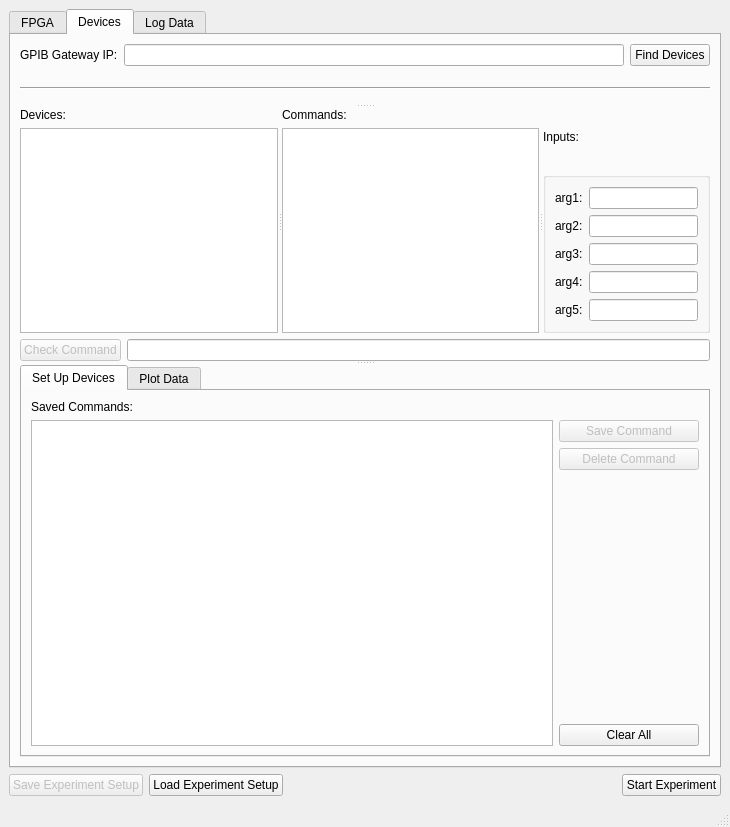
<?xml version="1.0" encoding="UTF-8"?>
<ui version="4.0">
 <class>MainWindow</class>
 <widget class="QMainWindow" name="MainWindow">
  <property name="enabled">
   <bool>true</bool>
  </property>
  <property name="geometry">
   <rect>
    <x>0</x>
    <y>0</y>
    <width>730</width>
    <height>827</height>
   </rect>
  </property>
  <property name="windowTitle">
   <string>MainWindow</string>
  </property>
  <widget class="QWidget" name="centralwidget">
   <layout class="QVBoxLayout" name="verticalLayout_12">
    <item>
     <widget class="QTabWidget" name="tabWidgetMain">
      <property name="tabPosition">
       <enum>QTabWidget::North</enum>
      </property>
      <property name="tabShape">
       <enum>QTabWidget::Rounded</enum>
      </property>
      <property name="currentIndex">
       <number>1</number>
      </property>
      <property name="elideMode">
       <enum>Qt::ElideRight</enum>
      </property>
      <widget class="QWidget" name="tab_7">
       <attribute name="title">
        <string>FPGA</string>
       </attribute>
       <layout class="QVBoxLayout" name="verticalLayout_16">
        <item>
         <layout class="QVBoxLayout" name="verticalLayout_13">
          <item>
           <widget class="QLabel" name="label_15">
            <property name="text">
             <string>Select the desired FPGA script from the drop down, or None if you don't need one.</string>
            </property>
           </widget>
          </item>
          <item>
           <widget class="QLabel" name="label_16">
            <property name="text">
             <string>If you do select one, you must also select the file or folder the FPGA will be outputting to.</string>
            </property>
           </widget>
          </item>
         </layout>
        </item>
        <item>
         <widget class="Line" name="line_2">
          <property name="orientation">
           <enum>Qt::Horizontal</enum>
          </property>
         </widget>
        </item>
        <item>
         <layout class="QHBoxLayout" name="horizontalLayout_17">
          <item>
           <widget class="QLabel" name="label_19">
            <property name="maximumSize">
             <size>
              <width>81</width>
              <height>16777215</height>
             </size>
            </property>
            <property name="text">
             <string>Select Script:</string>
            </property>
           </widget>
          </item>
          <item>
           <widget class="QComboBox" name="comboBoxFPGA">
            <item>
             <property name="text">
              <string>None</string>
             </property>
            </item>
           </widget>
          </item>
         </layout>
        </item>
        <item>
         <layout class="QHBoxLayout" name="horizontalLayout_15">
          <item>
           <widget class="QPushButton" name="pushButtonSelectFile">
            <property name="text">
             <string>Select Output File(s)</string>
            </property>
           </widget>
          </item>
          <item>
           <widget class="QPushButton" name="pushButtonSelectFolder">
            <property name="text">
             <string>Select Output Folder</string>
            </property>
           </widget>
          </item>
         </layout>
        </item>
        <item>
         <widget class="QScrollArea" name="scrollArea">
          <property name="sizePolicy">
           <sizepolicy hsizetype="Expanding" vsizetype="Expanding">
            <horstretch>0</horstretch>
            <verstretch>0</verstretch>
           </sizepolicy>
          </property>
          <property name="maximumSize">
           <size>
            <width>16777215</width>
            <height>16777215</height>
           </size>
          </property>
          <property name="widgetResizable">
           <bool>true</bool>
          </property>
          <widget class="QWidget" name="scrollAreaWidgetContents">
           <property name="geometry">
            <rect>
             <x>0</x>
             <y>0</y>
             <width>658</width>
             <height>510</height>
            </rect>
           </property>
           <layout class="QVBoxLayout" name="verticalLayout_14">
            <item>
             <widget class="QLabel" name="labelFPGALocation">
              <property name="text">
               <string>No File/Folder Selected</string>
              </property>
             </widget>
            </item>
           </layout>
          </widget>
         </widget>
        </item>
       </layout>
      </widget>
      <widget class="QWidget" name="tab_3">
       <attribute name="title">
        <string>Devices</string>
       </attribute>
       <layout class="QVBoxLayout" name="verticalLayout_11">
        <item>
         <layout class="QHBoxLayout" name="horizontalLayout_3">
          <item>
           <widget class="QLabel" name="label">
            <property name="text">
             <string>GPIB Gateway IP:</string>
            </property>
           </widget>
          </item>
          <item>
           <widget class="QLineEdit" name="lineEditIP">
            <property name="text">
             <string/>
            </property>
           </widget>
          </item>
          <item>
           <widget class="QPushButton" name="pushButtonFindDevices">
            <property name="text">
             <string>Find Devices</string>
            </property>
           </widget>
          </item>
         </layout>
        </item>
        <item>
         <widget class="QSplitter" name="splitter_vert">
          <property name="orientation">
           <enum>Qt::Vertical</enum>
          </property>
          <widget class="QSplitter" name="splitter_top">
           <property name="orientation">
            <enum>Qt::Vertical</enum>
           </property>
           <widget class="Line" name="line">
            <property name="orientation">
             <enum>Qt::Horizontal</enum>
            </property>
           </widget>
           <widget class="QWidget" name="layoutWidget_2">
            <layout class="QVBoxLayout" name="verticalLayout_5">
             <item>
              <widget class="QSplitter" name="splitter">
               <property name="orientation">
                <enum>Qt::Horizontal</enum>
               </property>
               <widget class="QWidget" name="layoutWidget_3">
                <layout class="QVBoxLayout" name="verticalLayout_2">
                 <item>
                  <widget class="QLabel" name="label_2">
                   <property name="text">
                    <string>Devices:</string>
                   </property>
                  </widget>
                 </item>
                 <item>
                  <widget class="QListWidget" name="listWidgetDevices"/>
                 </item>
                </layout>
               </widget>
               <widget class="QWidget" name="layoutWidget_4">
                <layout class="QVBoxLayout" name="verticalLayout_3">
                 <item>
                  <widget class="QLabel" name="label_3">
                   <property name="text">
                    <string>Commands:</string>
                   </property>
                  </widget>
                 </item>
                 <item>
                  <widget class="QListWidget" name="listWidgetCommands"/>
                 </item>
                </layout>
               </widget>
               <widget class="QWidget" name="layoutWidget_5">
                <layout class="QVBoxLayout" name="verticalLayoutArguments">
                 <item>
                  <widget class="QLabel" name="label_4">
                   <property name="text">
                    <string>Inputs:</string>
                   </property>
                  </widget>
                 </item>
                 <item>
                  <widget class="QGroupBox" name="groupBox">
                   <property name="title">
                    <string/>
                   </property>
                   <layout class="QVBoxLayout" name="verticalLayout_4">
                    <item>
                     <layout class="QVBoxLayout" name="verticalLayout">
                      <item>
                       <layout class="QHBoxLayout" name="horizontalLayout">
                        <item>
                         <widget class="QLabel" name="labelArg1">
                          <property name="text">
                           <string>arg1:</string>
                          </property>
                         </widget>
                        </item>
                        <item>
                         <widget class="QLineEdit" name="lineEditArg1">
                          <property name="sizePolicy">
                           <sizepolicy hsizetype="Expanding" vsizetype="Fixed">
                            <horstretch>0</horstretch>
                            <verstretch>0</verstretch>
                           </sizepolicy>
                          </property>
                          <property name="minimumSize">
                           <size>
                            <width>0</width>
                            <height>0</height>
                           </size>
                          </property>
                         </widget>
                        </item>
                       </layout>
                      </item>
                      <item>
                       <layout class="QHBoxLayout" name="horizontalLayout_4">
                        <item>
                         <widget class="QLabel" name="labelArg2">
                          <property name="text">
                           <string>arg2:</string>
                          </property>
                         </widget>
                        </item>
                        <item>
                         <widget class="QLineEdit" name="lineEditArg2">
                          <property name="minimumSize">
                           <size>
                            <width>0</width>
                            <height>0</height>
                           </size>
                          </property>
                         </widget>
                        </item>
                       </layout>
                      </item>
                      <item>
                       <layout class="QHBoxLayout" name="horizontalLayout_5">
                        <item>
                         <widget class="QLabel" name="labelArg3">
                          <property name="text">
                           <string>arg3:</string>
                          </property>
                         </widget>
                        </item>
                        <item>
                         <widget class="QLineEdit" name="lineEditArg3">
                          <property name="minimumSize">
                           <size>
                            <width>0</width>
                            <height>0</height>
                           </size>
                          </property>
                         </widget>
                        </item>
                       </layout>
                      </item>
                      <item>
                       <layout class="QHBoxLayout" name="horizontalLayout_6">
                        <item>
                         <widget class="QLabel" name="labelArg4">
                          <property name="text">
                           <string>arg4:</string>
                          </property>
                         </widget>
                        </item>
                        <item>
                         <widget class="QLineEdit" name="lineEditArg4">
                          <property name="minimumSize">
                           <size>
                            <width>0</width>
                            <height>0</height>
                           </size>
                          </property>
                         </widget>
                        </item>
                       </layout>
                      </item>
                      <item>
                       <layout class="QHBoxLayout" name="horizontalLayout_7">
                        <item>
                         <widget class="QLabel" name="labelArg5">
                          <property name="text">
                           <string>arg5:</string>
                          </property>
                         </widget>
                        </item>
                        <item>
                         <widget class="QLineEdit" name="lineEditArg5">
                          <property name="minimumSize">
                           <size>
                            <width>0</width>
                            <height>0</height>
                           </size>
                          </property>
                         </widget>
                        </item>
                       </layout>
                      </item>
                     </layout>
                    </item>
                   </layout>
                  </widget>
                 </item>
                </layout>
               </widget>
              </widget>
             </item>
             <item>
              <layout class="QHBoxLayout" name="horizontalLayout_2">
               <item>
                <widget class="QPushButton" name="pushButtonExecute">
                 <property name="enabled">
                  <bool>false</bool>
                 </property>
                 <property name="text">
                  <string>Check Command</string>
                 </property>
                </widget>
               </item>
               <item>
                <widget class="QLineEdit" name="lineEditResult"/>
               </item>
              </layout>
             </item>
            </layout>
           </widget>
          </widget>
          <widget class="QTabWidget" name="tabWidgetDevices">
           <property name="currentIndex">
            <number>0</number>
           </property>
           <widget class="QWidget" name="tab_5">
            <attribute name="title">
             <string>Set Up Devices</string>
            </attribute>
            <layout class="QHBoxLayout" name="horizontalLayout_12">
             <item>
              <layout class="QHBoxLayout" name="horizontalLayoutSavedCommands">
               <item>
                <layout class="QVBoxLayout" name="verticalLayout_7">
                 <item>
                  <widget class="QLabel" name="label_5">
                   <property name="text">
                    <string>Saved Commands:</string>
                   </property>
                  </widget>
                 </item>
                 <item>
                  <widget class="QListWidget" name="listWidgetSavedCommands">
                   <property name="enabled">
                    <bool>true</bool>
                   </property>
                   <property name="sizePolicy">
                    <sizepolicy hsizetype="Preferred" vsizetype="Expanding">
                     <horstretch>0</horstretch>
                     <verstretch>0</verstretch>
                    </sizepolicy>
                   </property>
                  </widget>
                 </item>
                </layout>
               </item>
               <item>
                <layout class="QVBoxLayout" name="verticalLayoutCommandButtons">
                 <property name="sizeConstraint">
                  <enum>QLayout::SetMinAndMaxSize</enum>
                 </property>
                 <item>
                  <widget class="QLabel" name="label_6">
                   <property name="maximumSize">
                    <size>
                     <width>159</width>
                     <height>16777215</height>
                    </size>
                   </property>
                   <property name="text">
                    <string/>
                   </property>
                  </widget>
                 </item>
                 <item>
                  <widget class="QPushButton" name="pushButtonSave">
                   <property name="enabled">
                    <bool>false</bool>
                   </property>
                   <property name="maximumSize">
                    <size>
                     <width>140</width>
                     <height>16777215</height>
                    </size>
                   </property>
                   <property name="text">
                    <string>Save Command</string>
                   </property>
                  </widget>
                 </item>
                 <item>
                  <widget class="QPushButton" name="pushButtonDelete">
                   <property name="enabled">
                    <bool>false</bool>
                   </property>
                   <property name="maximumSize">
                    <size>
                     <width>140</width>
                     <height>16777215</height>
                    </size>
                   </property>
                   <property name="text">
                    <string>Delete Command</string>
                   </property>
                  </widget>
                 </item>
                 <item>
                  <spacer name="verticalSpacer">
                   <property name="orientation">
                    <enum>Qt::Vertical</enum>
                   </property>
                   <property name="sizeHint" stdset="0">
                    <size>
                     <width>20</width>
                     <height>40</height>
                    </size>
                   </property>
                  </spacer>
                 </item>
                 <item>
                  <widget class="QPushButton" name="pushButtonClear">
                   <property name="maximumSize">
                    <size>
                     <width>140</width>
                     <height>16777215</height>
                    </size>
                   </property>
                   <property name="text">
                    <string>Clear All</string>
                   </property>
                  </widget>
                 </item>
                </layout>
               </item>
              </layout>
             </item>
            </layout>
           </widget>
           <widget class="QWidget" name="tab_6">
            <attribute name="title">
             <string>Plot Data</string>
            </attribute>
            <layout class="QHBoxLayout" name="horizontalLayout_13">
             <item>
              <layout class="QGridLayout" name="gridLayoutPlots">
               <item row="0" column="1">
                <widget class="QGroupBox" name="groupBoxPlot1">
                 <property name="enabled">
                  <bool>true</bool>
                 </property>
                 <property name="minimumSize">
                  <size>
                   <width>300</width>
                   <height>136</height>
                  </size>
                 </property>
                 <property name="maximumSize">
                  <size>
                   <width>207</width>
                   <height>142</height>
                  </size>
                 </property>
                 <property name="title">
                  <string>Plot 1</string>
                 </property>
                 <layout class="QVBoxLayout" name="verticalLayout_6">
                  <item>
                   <layout class="QHBoxLayout" name="horizontalLayout_18">
                    <item>
                     <widget class="QPushButton" name="pushButtonPlot1">
                      <property name="text">
                       <string>Plot Here</string>
                      </property>
                     </widget>
                    </item>
                    <item>
                     <widget class="QPushButton" name="pushButtonClearPlot1">
                      <property name="text">
                       <string>Clear</string>
                      </property>
                     </widget>
                    </item>
                   </layout>
                  </item>
                  <item>
                   <layout class="QHBoxLayout" name="horizontalLayout_8">
                    <item>
                     <widget class="QLabel" name="label_7">
                      <property name="text">
                       <string>Every</string>
                      </property>
                      <property name="alignment">
                       <set>Qt::AlignRight|Qt::AlignTrailing|Qt::AlignVCenter</set>
                      </property>
                     </widget>
                    </item>
                    <item>
                     <widget class="QDoubleSpinBox" name="doubleSpinBoxPlot1">
                      <property name="singleStep">
                       <double>0.500000000000000</double>
                      </property>
                      <property name="value">
                       <double>5.000000000000000</double>
                      </property>
                     </widget>
                    </item>
                    <item>
                     <widget class="QLabel" name="label_8">
                      <property name="text">
                       <string>seconds</string>
                      </property>
                     </widget>
                    </item>
                   </layout>
                  </item>
                  <item>
                   <widget class="QLabel" name="labelPlot1">
                    <property name="frameShape">
                     <enum>QFrame::Box</enum>
                    </property>
                    <property name="frameShadow">
                     <enum>QFrame::Sunken</enum>
                    </property>
                    <property name="text">
                     <string/>
                    </property>
                    <property name="alignment">
                     <set>Qt::AlignCenter</set>
                    </property>
                   </widget>
                  </item>
                 </layout>
                </widget>
               </item>
               <item row="0" column="2">
                <widget class="QGroupBox" name="groupBoxPlot2">
                 <property name="enabled">
                  <bool>true</bool>
                 </property>
                 <property name="minimumSize">
                  <size>
                   <width>300</width>
                   <height>136</height>
                  </size>
                 </property>
                 <property name="maximumSize">
                  <size>
                   <width>207</width>
                   <height>142</height>
                  </size>
                 </property>
                 <property name="layoutDirection">
                  <enum>Qt::LeftToRight</enum>
                 </property>
                 <property name="title">
                  <string>Plot 2</string>
                 </property>
                 <property name="alignment">
                  <set>Qt::AlignLeading|Qt::AlignLeft|Qt::AlignVCenter</set>
                 </property>
                 <property name="flat">
                  <bool>false</bool>
                 </property>
                 <layout class="QVBoxLayout" name="verticalLayout_8">
                  <item>
                   <layout class="QHBoxLayout" name="horizontalLayout_19">
                    <item>
                     <widget class="QPushButton" name="pushButtonPlot2">
                      <property name="text">
                       <string>Plot Here</string>
                      </property>
                     </widget>
                    </item>
                    <item>
                     <widget class="QPushButton" name="pushButtonClearPlot2">
                      <property name="text">
                       <string>Clear</string>
                      </property>
                     </widget>
                    </item>
                   </layout>
                  </item>
                  <item>
                   <layout class="QHBoxLayout" name="horizontalLayout_9">
                    <item>
                     <widget class="QLabel" name="label_9">
                      <property name="text">
                       <string>Every</string>
                      </property>
                      <property name="alignment">
                       <set>Qt::AlignRight|Qt::AlignTrailing|Qt::AlignVCenter</set>
                      </property>
                     </widget>
                    </item>
                    <item>
                     <widget class="QDoubleSpinBox" name="doubleSpinBoxPlot2">
                      <property name="singleStep">
                       <double>0.500000000000000</double>
                      </property>
                      <property name="value">
                       <double>5.000000000000000</double>
                      </property>
                     </widget>
                    </item>
                    <item>
                     <widget class="QLabel" name="label_10">
                      <property name="text">
                       <string>seconds</string>
                      </property>
                     </widget>
                    </item>
                   </layout>
                  </item>
                  <item>
                   <widget class="QLabel" name="labelPlot2">
                    <property name="frameShape">
                     <enum>QFrame::Box</enum>
                    </property>
                    <property name="frameShadow">
                     <enum>QFrame::Sunken</enum>
                    </property>
                    <property name="text">
                     <string/>
                    </property>
                    <property name="alignment">
                     <set>Qt::AlignCenter</set>
                    </property>
                   </widget>
                  </item>
                 </layout>
                </widget>
               </item>
               <item row="1" column="2">
                <widget class="QGroupBox" name="groupBoxPlot4">
                 <property name="enabled">
                  <bool>true</bool>
                 </property>
                 <property name="minimumSize">
                  <size>
                   <width>300</width>
                   <height>135</height>
                  </size>
                 </property>
                 <property name="maximumSize">
                  <size>
                   <width>207</width>
                   <height>141</height>
                  </size>
                 </property>
                 <property name="title">
                  <string>Plot 4</string>
                 </property>
                 <layout class="QVBoxLayout" name="verticalLayout_10">
                  <item>
                   <layout class="QHBoxLayout" name="horizontalLayout_21">
                    <item>
                     <widget class="QPushButton" name="pushButtonPlot4">
                      <property name="text">
                       <string>Plot Here</string>
                      </property>
                     </widget>
                    </item>
                    <item>
                     <widget class="QPushButton" name="pushButtonClearPlot4">
                      <property name="text">
                       <string>Clear</string>
                      </property>
                     </widget>
                    </item>
                   </layout>
                  </item>
                  <item>
                   <layout class="QHBoxLayout" name="horizontalLayout_11">
                    <item>
                     <widget class="QLabel" name="label_13">
                      <property name="text">
                       <string>Every</string>
                      </property>
                      <property name="alignment">
                       <set>Qt::AlignRight|Qt::AlignTrailing|Qt::AlignVCenter</set>
                      </property>
                     </widget>
                    </item>
                    <item>
                     <widget class="QDoubleSpinBox" name="doubleSpinBoxPlot4">
                      <property name="singleStep">
                       <double>0.500000000000000</double>
                      </property>
                      <property name="value">
                       <double>5.000000000000000</double>
                      </property>
                     </widget>
                    </item>
                    <item>
                     <widget class="QLabel" name="label_14">
                      <property name="text">
                       <string>seconds</string>
                      </property>
                     </widget>
                    </item>
                   </layout>
                  </item>
                  <item>
                   <widget class="QLabel" name="labelPlot4">
                    <property name="frameShape">
                     <enum>QFrame::Box</enum>
                    </property>
                    <property name="frameShadow">
                     <enum>QFrame::Sunken</enum>
                    </property>
                    <property name="text">
                     <string/>
                    </property>
                    <property name="alignment">
                     <set>Qt::AlignCenter</set>
                    </property>
                   </widget>
                  </item>
                 </layout>
                </widget>
               </item>
               <item row="1" column="1">
                <widget class="QGroupBox" name="groupBoxPlot3">
                 <property name="enabled">
                  <bool>true</bool>
                 </property>
                 <property name="minimumSize">
                  <size>
                   <width>300</width>
                   <height>135</height>
                  </size>
                 </property>
                 <property name="maximumSize">
                  <size>
                   <width>207</width>
                   <height>141</height>
                  </size>
                 </property>
                 <property name="title">
                  <string>Plot 3</string>
                 </property>
                 <layout class="QVBoxLayout" name="verticalLayout_9">
                  <item>
                   <layout class="QHBoxLayout" name="horizontalLayout_20">
                    <item>
                     <widget class="QPushButton" name="pushButtonPlot3">
                      <property name="text">
                       <string>Plot Here</string>
                      </property>
                     </widget>
                    </item>
                    <item>
                     <widget class="QPushButton" name="pushButtonClearPlot3">
                      <property name="text">
                       <string>Clear</string>
                      </property>
                     </widget>
                    </item>
                   </layout>
                  </item>
                  <item>
                   <layout class="QHBoxLayout" name="horizontalLayout_10">
                    <item>
                     <widget class="QLabel" name="label_11">
                      <property name="text">
                       <string>Every</string>
                      </property>
                      <property name="alignment">
                       <set>Qt::AlignRight|Qt::AlignTrailing|Qt::AlignVCenter</set>
                      </property>
                     </widget>
                    </item>
                    <item>
                     <widget class="QDoubleSpinBox" name="doubleSpinBoxPlot3">
                      <property name="singleStep">
                       <double>0.500000000000000</double>
                      </property>
                      <property name="value">
                       <double>5.000000000000000</double>
                      </property>
                     </widget>
                    </item>
                    <item>
                     <widget class="QLabel" name="label_12">
                      <property name="text">
                       <string>seconds</string>
                      </property>
                     </widget>
                    </item>
                   </layout>
                  </item>
                  <item>
                   <widget class="QLabel" name="labelPlot3">
                    <property name="frameShape">
                     <enum>QFrame::Box</enum>
                    </property>
                    <property name="frameShadow">
                     <enum>QFrame::Sunken</enum>
                    </property>
                    <property name="text">
                     <string/>
                    </property>
                    <property name="alignment">
                     <set>Qt::AlignCenter</set>
                    </property>
                   </widget>
                  </item>
                 </layout>
                </widget>
               </item>
              </layout>
             </item>
            </layout>
           </widget>
          </widget>
         </widget>
        </item>
       </layout>
      </widget>
      <widget class="QWidget" name="tab_4">
       <attribute name="title">
        <string>Log Data</string>
       </attribute>
       <layout class="QVBoxLayout" name="verticalLayout_15">
        <item>
         <widget class="QCheckBox" name="checkBoxLogData">
          <property name="text">
           <string>Save Log File?</string>
          </property>
          <property name="tristate">
           <bool>false</bool>
          </property>
         </widget>
        </item>
        <item>
         <layout class="QHBoxLayout" name="horizontalLayout_16">
          <item>
           <widget class="QPushButton" name="pushButtonLogLocation">
            <property name="enabled">
             <bool>false</bool>
            </property>
            <property name="text">
             <string>Select Location</string>
            </property>
           </widget>
          </item>
          <item>
           <spacer name="horizontalSpacer_2">
            <property name="orientation">
             <enum>Qt::Horizontal</enum>
            </property>
            <property name="sizeHint" stdset="0">
             <size>
              <width>40</width>
              <height>20</height>
             </size>
            </property>
           </spacer>
          </item>
         </layout>
        </item>
        <item>
         <widget class="QLabel" name="labelLocationSelected">
          <property name="text">
           <string/>
          </property>
         </widget>
        </item>
        <item>
         <spacer name="verticalSpacer_3">
          <property name="orientation">
           <enum>Qt::Vertical</enum>
          </property>
          <property name="sizeHint" stdset="0">
           <size>
            <width>20</width>
            <height>513</height>
           </size>
          </property>
         </spacer>
        </item>
       </layout>
      </widget>
     </widget>
    </item>
    <item>
     <layout class="QHBoxLayout" name="horizontalLayout_14">
      <item>
       <widget class="QPushButton" name="pushButtonSaveExperiment">
        <property name="enabled">
         <bool>false</bool>
        </property>
        <property name="text">
         <string>Save Experiment Setup</string>
        </property>
       </widget>
      </item>
      <item>
       <widget class="QPushButton" name="pushButtonLoadExperiment">
        <property name="text">
         <string>Load Experiment Setup</string>
        </property>
       </widget>
      </item>
      <item>
       <spacer name="horizontalSpacer">
        <property name="orientation">
         <enum>Qt::Horizontal</enum>
        </property>
        <property name="sizeHint" stdset="0">
         <size>
          <width>40</width>
          <height>20</height>
         </size>
        </property>
       </spacer>
      </item>
      <item>
       <widget class="QPushButton" name="pushButtonDone">
        <property name="enabled">
         <bool>true</bool>
        </property>
        <property name="text">
         <string>Start Experiment</string>
        </property>
       </widget>
      </item>
     </layout>
    </item>
   </layout>
  </widget>
  <widget class="QMenuBar" name="menubar">
   <property name="geometry">
    <rect>
     <x>0</x>
     <y>0</y>
     <width>730</width>
     <height>22</height>
    </rect>
   </property>
  </widget>
  <widget class="QStatusBar" name="statusbar"/>
 </widget>
 <resources/>
 <connections/>
</ui>
